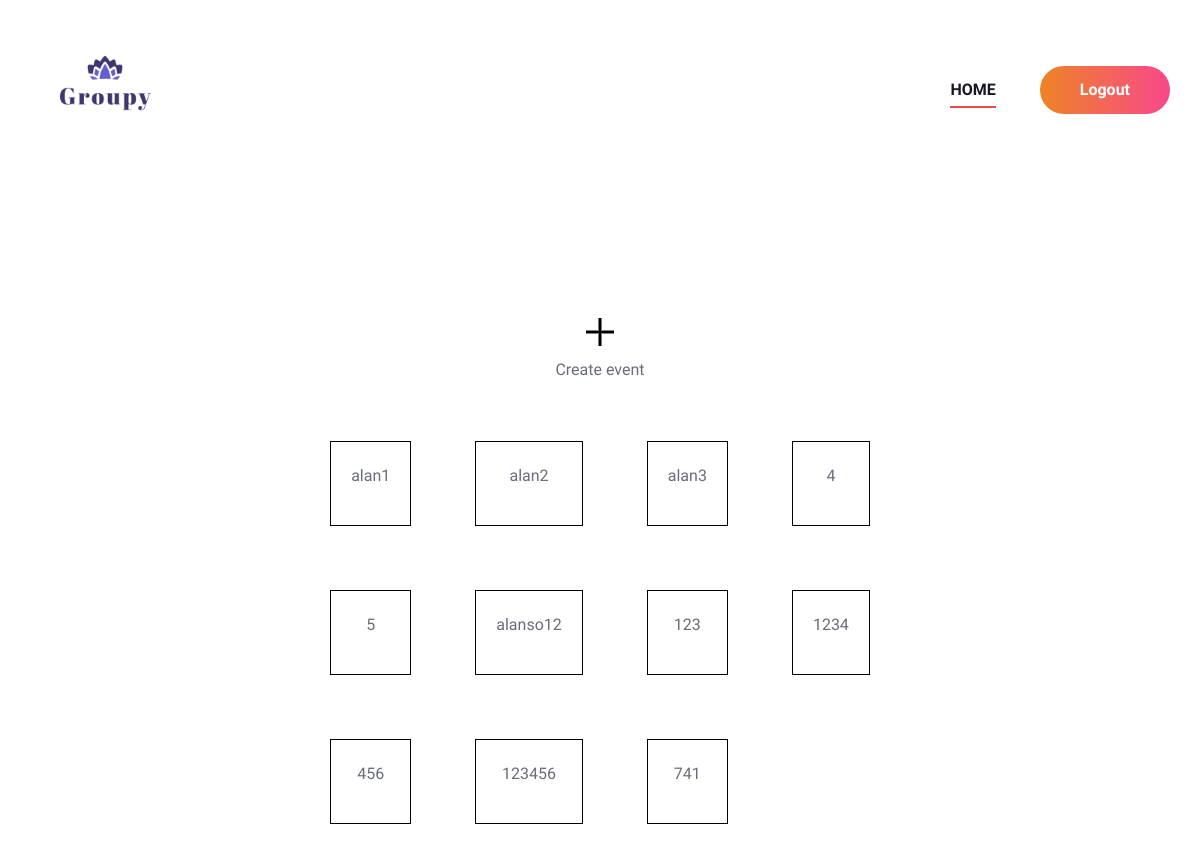
The page /Org/home/ (signed in) on the database as committed earlier.
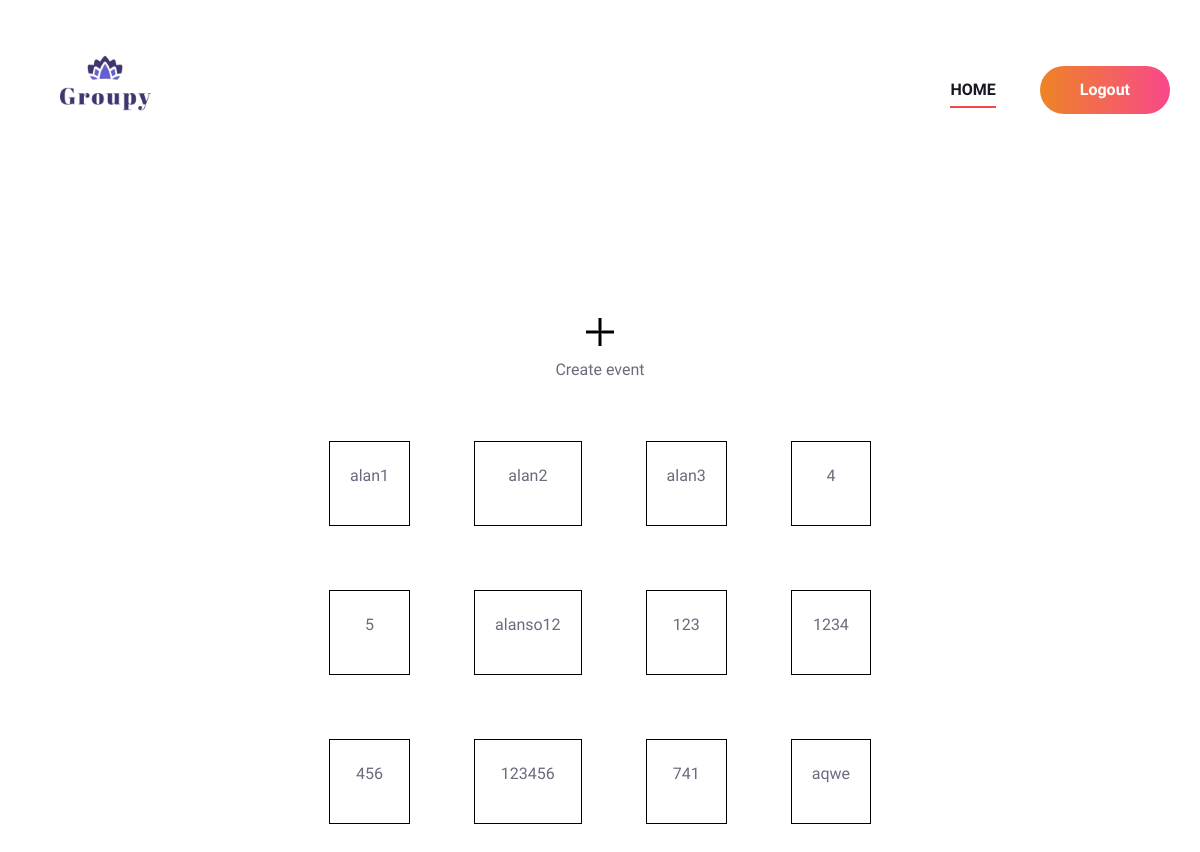
The same page on the database as committed later.
### Organizer/models.py (models this page shows)
class Event(models.Model):
    code=models.CharField(max_length=50,unique=True)
    rooms=models.IntegerField()
    org=models.ForeignKey("Guest.organiser",on_delete=models.CASCADE)
    status=models.IntegerField(default=0)
    tot_capacity=models.IntegerField(null=True)
    is_private = models.BooleanField(default=False)

### Organizer/views.py (the view)
# urls.py: 2. Add a URL to urlpatterns:  path('', views.home, name='home')
def home(request):
    if 'oid' in request.session:
        orgdata=organiser.objects.get(id=request.session["oid"])
        evendata=Event.objects.filter(org=orgdata)
        return render(request,"Organizer/Home.html",{'data':evendata})
    else:
        return redirect("Guest:login")

### Organizer/templates/Organizer/Home.html (shortened to what this page needs)
{% extends 'Organizer/Head.html'%}
{% load static %}
{%  block content %}
<br><br><br><br>
<!DOCTYPE html>
<html lang="en">
<head>
</head>
<body>
    <form action="" method="post">
        <table align="center" cellpadding="10">
            <tr>
                <td colspan="4" align="center">
                    <a href="{% url 'org:event' %}"><img src="{% static 'Img/add.png'%}">
                    <p>Create event</p>
                </a>
                </td>
            </tr>
           <tr>
            {% for i in data %}
            <td>
              <a href="{% url 'org:eventview' i.id %}" style="text-decoration: none;">
                <div style="text-align:center;border:1px solid black;margin:22px;padding:20px">
                    <p>{{i.code}}</p>
                </div></a>
            </td>
            {% if forloop.counter|divisibleby:4 %}
        </tr>
        <tr>
            {% endif %}
            {% endfor %}
        </table>
    </form>
</body>
</html>
<br><br><br><br><br><br><br><br><br><br><br><br><br><br><br><br><br><br><br><br><br>
{% endblock content %}

Rows that differ between the two databases and show on the page:
added Event: code "aqwe"
